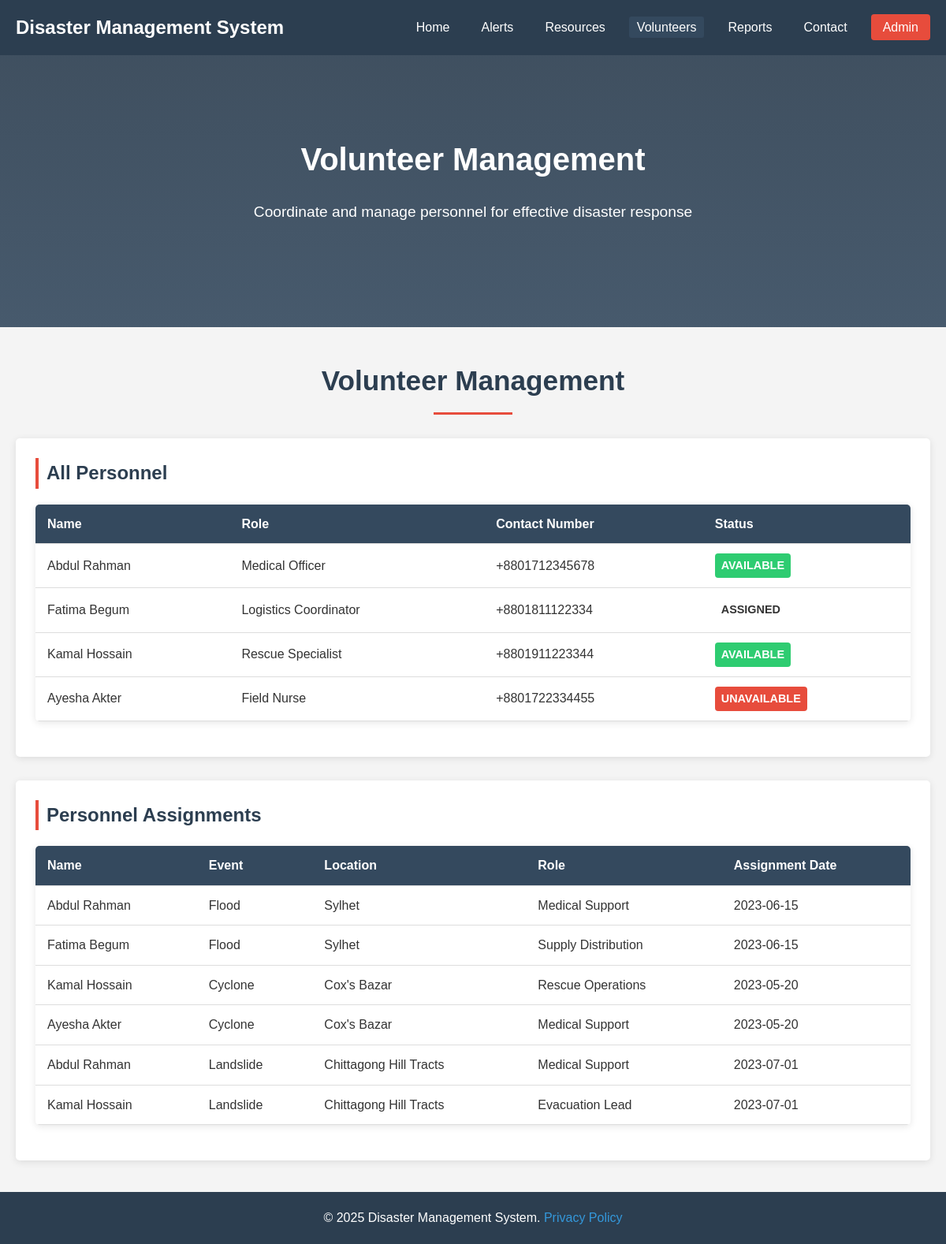
The page /volunteers.php on the database its author committed.
### tables this page shows
CREATE TABLE Personnel (
    personnel_id INT AUTO_INCREMENT PRIMARY KEY,
    name VARCHAR(100) NOT NULL,
    role VARCHAR(50) NOT NULL,
    contact_number VARCHAR(20) NOT NULL,
    status VARCHAR(20) DEFAULT 'Available' CHECK (status IN ('Available', 'Assigned', 'Unavailable'))
);

CREATE TABLE Personnel_Assignment (
    assignment_id INT AUTO_INCREMENT PRIMARY KEY,
    event_id INT NOT NULL,
    personnel_id INT NOT NULL,
    assigned_role VARCHAR(50) NOT NULL,
    assignment_date DATE DEFAULT (CURRENT_DATE),
    FOREIGN KEY (event_id) REFERENCES Disaster_Events(event_id) ON DELETE CASCADE,
    FOREIGN KEY (personnel_id) REFERENCES Personnel(personnel_id) ON DELETE CASCADE
);

CREATE TABLE Disaster_Events (
    event_id INT AUTO_INCREMENT PRIMARY KEY,
    type VARCHAR(50) NOT NULL,
    location VARCHAR(100) NOT NULL,
    severity VARCHAR(20) NOT NULL,
    start_date DATE NOT NULL,
    end_date DATE
);

### volunteers.php (the view, shortened to what this page needs)
<?php
include 'db_connect.php';
$personnel = $pdo->query("SELECT * FROM Personnel")->fetchAll(PDO::FETCH_ASSOC);
$assignments = $pdo->query("
    SELECT pa.*, p.name as personnel_name, e.type as event_type, e.location, pa.assigned_role
    FROM Personnel_Assignment pa
    JOIN Personnel p ON pa.personnel_id = p.personnel_id
    JOIN Disaster_Events e ON pa.event_id = e.event_id
")->fetchAll(PDO::FETCH_ASSOC);
?>
<!DOCTYPE html>
<html lang="en">
<head>
    <link rel="stylesheet" href="css/style.css">
</head>
<body>
    <header>
        <nav>
            <div class="logo">Disaster Management System</div>
            <ul>
                <li><a href="index.php">Home</a></li>
                <li><a href="alerts.php">Alerts</a></li>
                <li><a href="resources.php">Resources</a></li>
                <li><a href="volunteers.php" class="active">Volunteers</a></li>
                <li><a href="reports.php">Reports</a></li>
                <li><a href="contact.php">Contact</a></li>
                <li><a href="admin_login.php">Admin</a></li>
            </ul>
        </nav>
    </header>
    <section class="hero">
        <div class="hero-content">
            <h1>Volunteer Management</h1>
            <p>Coordinate and manage personnel for effective disaster response</p>
        </div>
    </section>
    <section class="content">
        <h1>Volunteer Management</h1>
        <div class="volunteer-section">
            <h2>All Personnel</h2>
            <table>
                <thead>
                    <tr>
                        <th>Name</th>
                        <th>Role</th>
                        <th>Contact Number</th>
                        <th>Status</th>
                    </tr>
                </thead>
                <tbody>
                    <?php if (count($personnel) > 0): ?>
                        <?php foreach ($personnel as $person): ?>
                        <tr>
                            <td><?php echo htmlspecialchars($person['name']); ?></td>
                            <td><?php echo htmlspecialchars($person['role']); ?></td>
                            <td><?php echo htmlspecialchars($person['contact_number']); ?></td>
                            <td>
                                <span class="status-badge <?php echo strtolower(htmlspecialchars($person['status'])); ?>">
                                    <?php echo htmlspecialchars($person['status']); ?>
                                </span>
                            </td>
                        </tr>
                    <?php endforeach; ?>
                    <?php else: ?>
                        <tr>
                            <td colspan="4">No personnel records available at this time.</td>
                        </tr>
                    <?php endif; ?>
                </tbody>
            </table>
        </div>
        <div class="volunteer-section">
            <h2>Personnel Assignments</h2>
            <table>
                <thead>
                    <tr>
                        <th>Name</th>
                        <th>Event</th>
                        <th>Location</th>
                        <th>Role</th>
                        <th>Assignment Date</th>
                    </tr>
                </thead>
                <tbody>
                    <?php if (count($assignments) > 0): ?>
                        <?php foreach ($assignments as $assignment): ?>
                        <tr>
                            <td><?php echo htmlspecialchars($assignment['personnel_name']); ?></td>
                            <td><?php echo htmlspecialchars($assignment['event_type']); ?></td>
                            <td><?php echo htmlspecialchars($assignment['location']); ?></td>
                            <td><?php echo htmlspecialchars($assignment['assigned_role']); ?></td>
                            <td><?php echo htmlspecialchars($assignment['assignment_date']); ?></td>
                        </tr>
                        <?php endforeach; ?>
                    <?php else: ?>
                        <tr>
                            <td colspan="5">No personnel assignments available at this time.</td>
                        </tr>
                    <?php endif; ?>
                </tbody>
            </table>
        </div>
    </section>
    <footer>
        <p>&copy; 2025 Disaster Management System. <a href="#">Privacy Policy</a></p>
    </footer>
</body>
</html>

### style.css (style rules this page uses)
* { margin: 0; padding: 0; box-sizing: border-box; }
body { font-family: 'Arial', sans-serif; line-height: 1.6; color: #333; background-color: #f4f4f4; }
header { background-color: #2c3e50; color: white; padding: 1rem 0; position: sticky; top: 0; z-index: 100; }
nav { display: flex; justify-content: space-between; align-items: center; max-width: 1200px; margin: 0 auto; padding: 0 20px; }
.logo { font-size: 1.5rem; font-weight: bold; color: white; }
nav ul { display: flex; list-style: none; }
nav ul li { margin-left: 20px; }
nav ul li a { color: white; text-decoration: none; padding: 5px 10px; border-radius: 3px; transition: background-color 0.3s; }
nav ul li a:hover, nav ul li a.active { background-color: #34495e; }
nav ul li a[href="admin_login.php"] { background-color: #e74c3c; color: white; padding: 8px 15px; border-radius: 4px; }
.hero { background: linear-gradient(rgba(44, 62, 80, 0.9), rgba(52, 73, 94, 0.9)); color: white; text-align: center; padding: 100px 20px; }
.hero-content h1 { font-size: 2.5rem; margin-bottom: 20px; }
.hero-content p { font-size: 1.2rem; margin-bottom: 30px; max-width: 800px; margin-left: auto; margin-right: auto; }
footer { background-color: #2c3e50; color: white; text-align: center; padding: 20px; margin-top: 40px; }
footer a { color: #3498db; text-decoration: none; }
.content { max-width: 1200px; margin: 40px auto; padding: 0 20px; }
.content h1 { color: #2c3e50; margin-bottom: 30px; text-align: center; font-size: 2.2rem; position: relative; padding-bottom: 15px; }
.content h1::after { content: ''; position: absolute; bottom: 0; left: 50%; transform: translateX(-50%); width: 100px; height: 3px; background-color: #e74c3c; }
table { width: 100%; border-collapse: collapse; margin: 20px 0; background-color: white; box-shadow: 0 2px 10px rgba(0, 0, 0, 0.1); border-radius: 5px; overflow: hidden; }
thead { background-color: #34495e; color: white; }
th, td { padding: 12px 15px; text-align: left; border-bottom: 1px solid #ddd; }
.resource-section, .volunteer-section, .report-section, .alert-list, .contact-form { background-color: white; padding: 25px; border-radius: 5px; box-shadow: 0 2px 10px rgba(0, 0, 0, 0.1); margin-bottom: 30px; }
.resource-section h2, .volunteer-section h2, .report-section h2 { color: #2c3e50; margin-bottom: 20px; font-size: 1.5rem; border-left: 4px solid #e74c3c; padding-left: 10px; }
.status-badge { display: inline-block; padding: 4px 8px; border-radius: 4px; font-size: 0.9em; font-weight: bold; text-transform: uppercase; }
.status-badge.available, .status-badge.active, .status-badge.operational { background-color: #2ecc71; color: white; }
.status-badge.unavailable, .status-badge.inactive, .status-badge.maintenance { background-color: #e74c3c; color: white; }

### rows shown on the page
personnel: name "Abdul Rahman", role "Medical Officer", contact_number "+8801712345678", status "AVAILABLE"
personnel: name "Fatima Begum", role "Logistics Coordinator", contact_number "+8801811122334", status "ASSIGNED"
personnel: name "Kamal Hossain", role "Rescue Specialist", contact_number "+8801911223344", status "AVAILABLE"
personnel: name "Ayesha Akter", role "Field Nurse", contact_number "+8801722334455", status "UNAVAILABLE"
personnel_assignment: personnel.name "Abdul Rahman", event.type "Flood", event.location "Sylhet", assigned_role "Medical Support", assignment_date "2023-06-15"
personnel_assignment: personnel.name "Fatima Begum", event.type "Flood", event.location "Sylhet", assigned_role "Supply Distribution", assignment_date "2023-06-15"
personnel_assignment: personnel.name "Kamal Hossain", event.type "Cyclone", event.location "Cox's Bazar", assigned_role "Rescue Operations", assignment_date "2023-05-20"
personnel_assignment: personnel.name "Ayesha Akter", event.type "Cyclone", event.location "Cox's Bazar", assigned_role "Medical Support", assignment_date "2023-05-20"
personnel_assignment: personnel.name "Abdul Rahman", event.type "Landslide", event.location "Chittagong Hill Tracts", assigned_role "Medical Support", assignment_date "2023-07-01"
personnel_assignment: personnel.name "Kamal Hossain", event.type "Landslide", event.location "Chittagong Hill Tracts", assigned_role "Evacuation Lead", assignment_date "2023-07-01"
